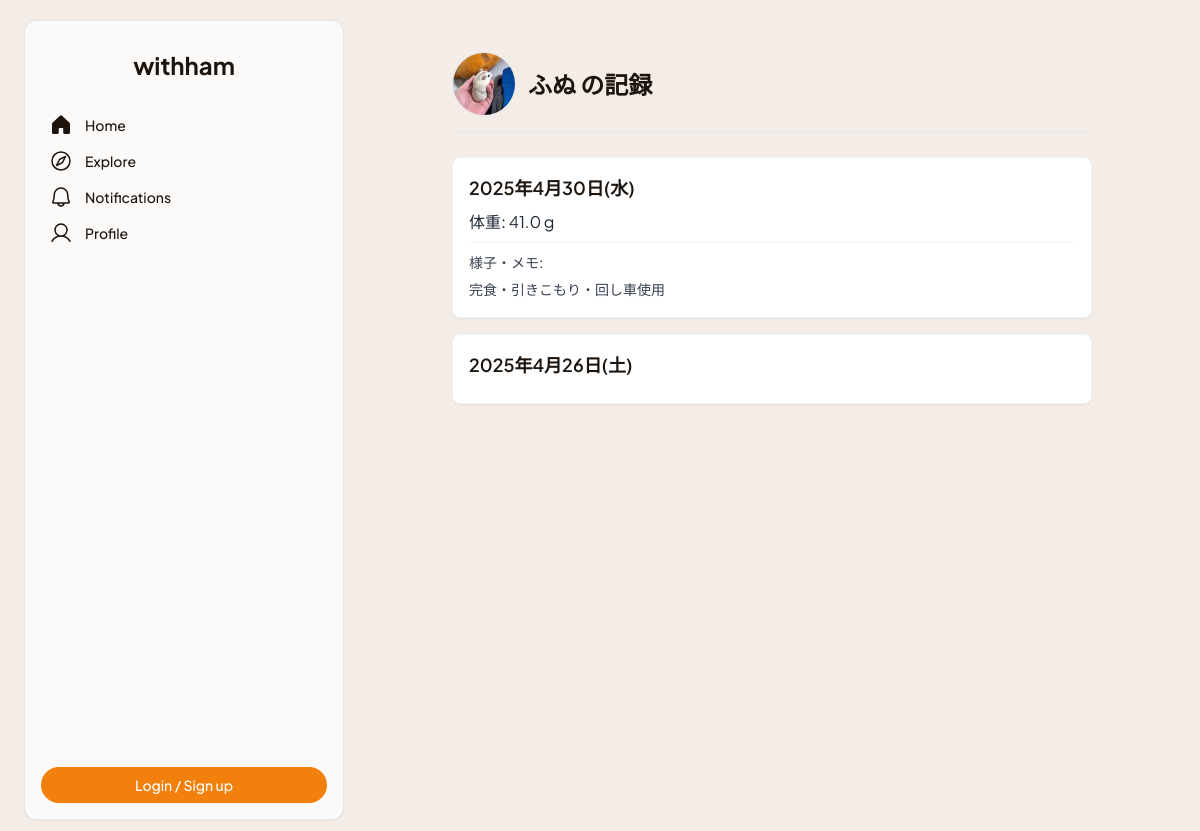
Page /hamsters/1/logs/ on the committed database.
### withham/models.py (models this page shows, shortened)
class Hamster(models.Model):
    owner = models.ForeignKey(User, on_delete=models.CASCADE, related_name='hamsters', verbose_name='飼い主')
    name = models.CharField('名前', max_length=100)
    breed = models.CharField('種類', max_length=50, blank=True, null=True)
    birthday = models.DateField('誕生日', blank=True, null=True)
    GENDER_CHOICES = [('M', '男の子'), ('F', '女の子'), ('U', '不明')]
    gender = models.CharField('性別', max_length=1, choices=GENDER_CHOICES, default='U')
    profile_text = models.TextField('プロフィール', blank=True, null=True)
    profile_image = models.ImageField('プロフィール画像', upload_to='hamster_images/', blank=True, null=True)
    created_at = models.DateTimeField('登録日時', default=timezone.now)
    class Meta:
        verbose_name = 'ハムスター'
        verbose_name_plural = 'ハムスター'

class HealthLog(models.Model):
    hamster = models.ForeignKey(Hamster, on_delete=models.CASCADE, related_name='health_logs', verbose_name='対象ハムスター')
    log_date = models.DateField("記録日", default=timezone.now)
    weight_g = models.DecimalField("体重(g)", max_digits=4, decimal_places=1, null=True, blank=True)
    notes = models.TextField("様子・メモ", blank=True, null=True)
    recorded_by = models.ForeignKey(User, on_delete=models.SET_NULL, null=True, blank=True, related_name='recorded_health_logs', verbose_name='記録者')
    created_at = models.DateTimeField("作成日時", auto_now_add=True)
    class Meta:
        verbose_name = '健康記録'
        verbose_name_plural = '健康記録'
        ordering = ['-log_date', '-created_at']

### withham/views.py (the view)
# urls.py: path('hamsters/<int:hamster_pk>/logs/', views.health_log_list, name='health_log_list'),
def health_log_list(request, hamster_pk):
    hamster = get_object_or_404(Hamster, pk=hamster_pk)
    health_logs = hamster.health_logs.all().order_by('-log_date', '-created_at')
    context = { 'hamster': hamster, 'health_logs': health_logs, }
    return render(request, 'withham/health_log_list.html', context)

### withham/templates/withham/health_log_list.html (shortened to what this page needs)
{% extends "withham/base.html" %}
{% load static %}
{% load humanize %}
{% block content %}
<div class="max-w-2xl mx-auto mt-8 px-4">
    <div class="flex flex-col sm:flex-row items-center justify-between gap-4 mb-6 pb-4 border-b border-gray-200">
        <div class="flex items-center gap-3">
            {% if hamster.profile_image %}
                <img src="{{ hamster.profile_image.url }}" class="h-16 w-16 rounded-full object-cover border border-gray-200" alt="{{ hamster.name }}">
            {% else %}
                <img src="{% static 'images/default_hamster_icon.svg' %}" class="h-16 w-16 rounded-full object-contain bg-gray-100 p-2 border border-gray-200" alt="デフォルト画像">
            {% endif %}
            <h2 class="text-2xl font-bold text-[#1c140d]">
                <a href="#" class="hover:underline">{{ hamster.name }}</a> の記録
            </h2>
        </div>
    </div>
    <div class="space-y-4">
        {% for log in health_logs %}
            <div class="bg-white p-4 rounded-lg shadow-sm border border-gray-100">
                <div class="flex justify-between items-baseline mb-2">
                    <h4 class="font-semibold text-lg text-[#1c140d]">{{ log.log_date|date:"Y年n月j日(D)" }}</h4>
                </div>
                {% if log.weight_g is not None %}
                <p class="text-base text-gray-800 mb-1">
                    <strong class="font-medium">体重:</strong> {{ log.weight_g }} g
                </p>
                {% endif %}
                {% if log.notes %}
                <div class="text-sm text-gray-700 leading-relaxed mt-2 pt-2 border-t border-gray-100">
                    <p class="font-medium mb-1">様子・メモ:</p>
                    <p>{{ log.notes|linebreaksbr }}</p>
                </div>
                {% endif %}
            </div>
        {% endfor %}
    </div>
</div>
{% endblock %}

### withham/templates/withham/base.html (style rules this page uses)
@media (min-width: 1024px) { aside a, .bottom-nav a, main a:not(.like-button):not(.comment-button) { pointer-events: auto; } }

### rows in the picture
Hamster: profile_image (picture), name "ふぬ"
HealthLog: log_date "2025年4月30日(水)", weight_g "41.0", notes "完食・引きこもり・回し車使用"
HealthLog: log_date "2025年4月26日(土)"
